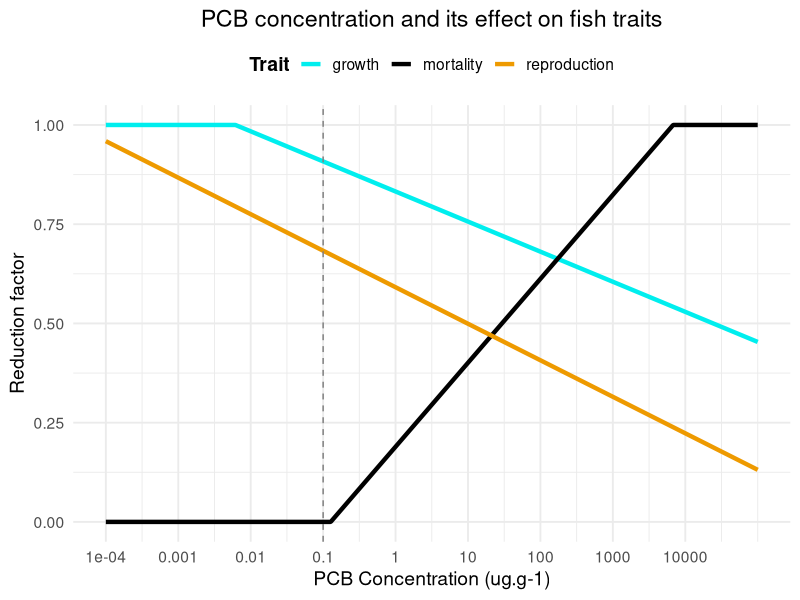
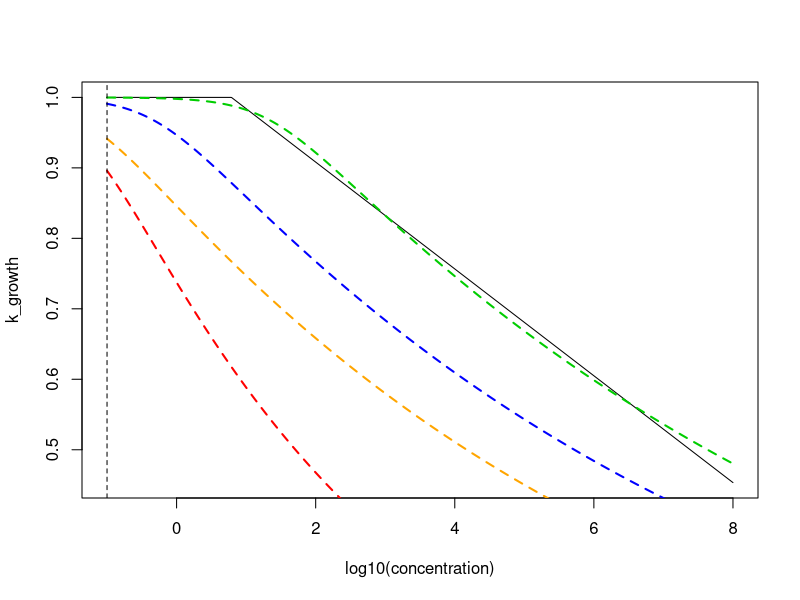
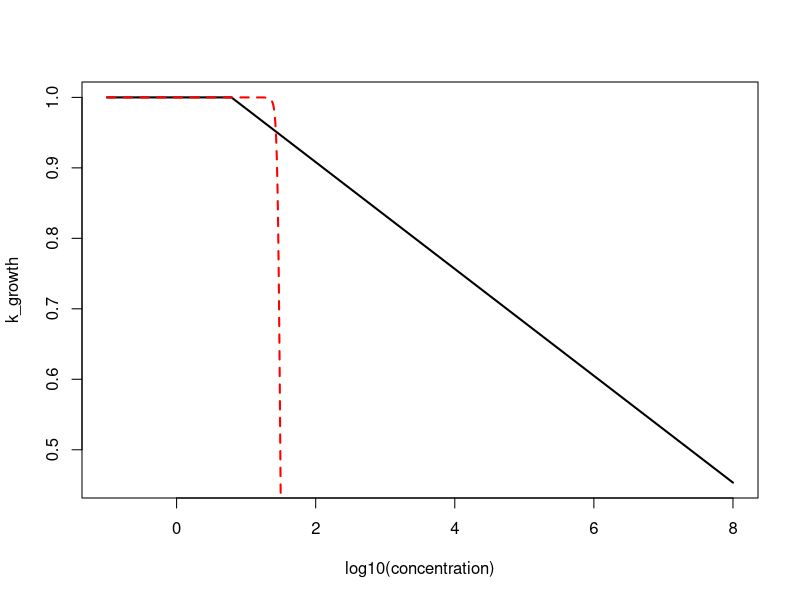
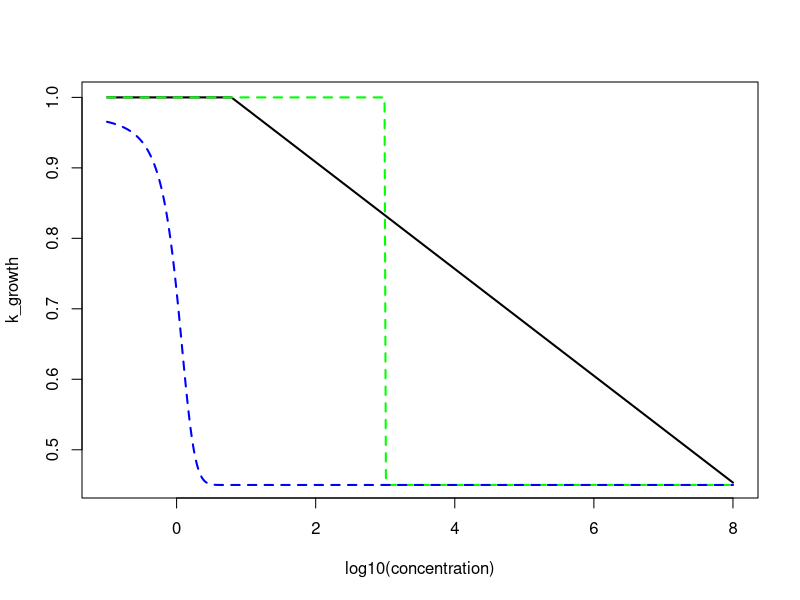
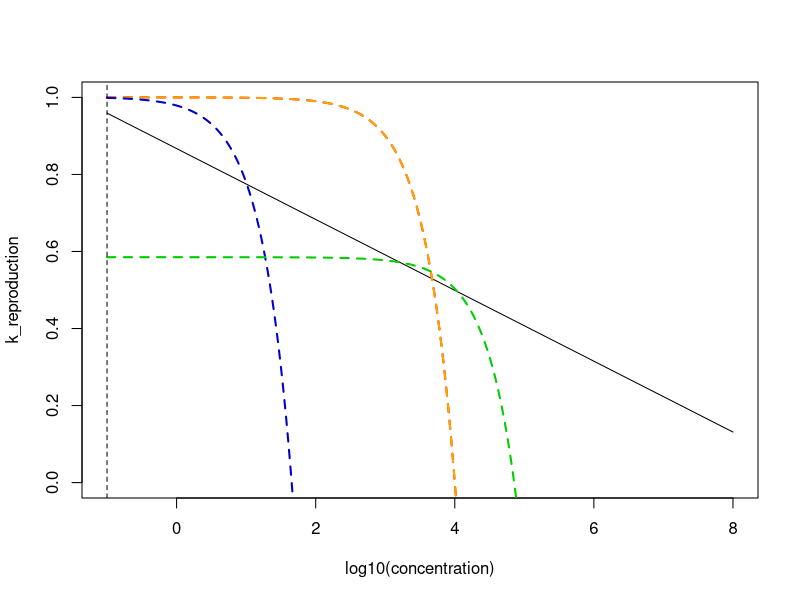
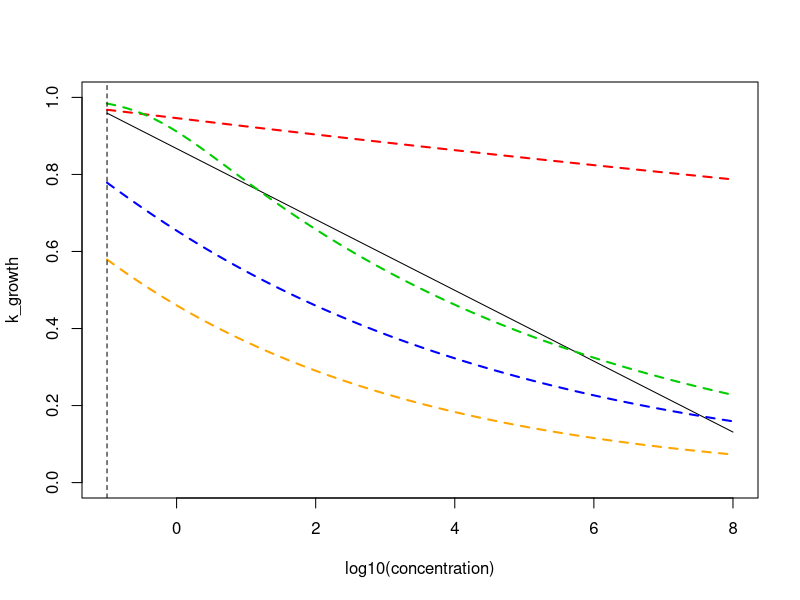
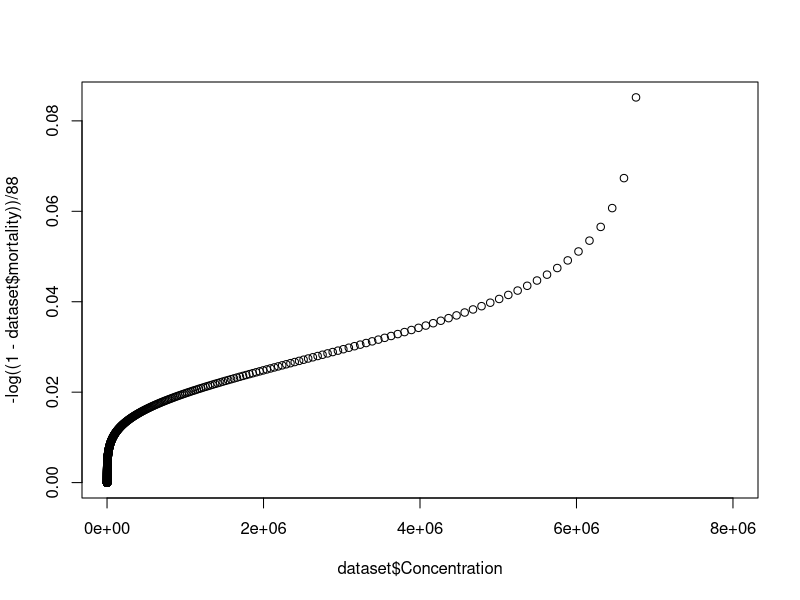
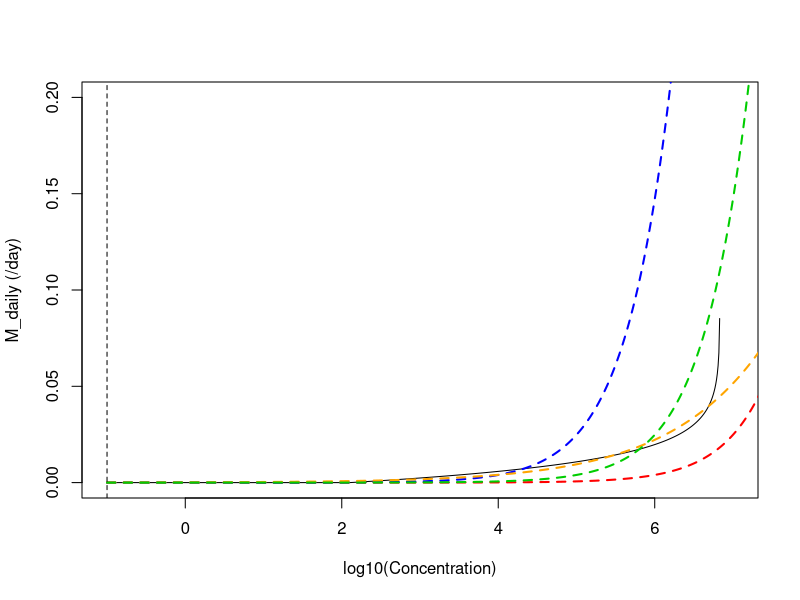

The R source for these figures, in order:
## ---- chunk 1
library(here)
library(ggplot2)
library(tidyverse)
## ---- chunk 2
M_contam_daily <- function(C_bio, LC50, beta_LC, TLC50 = 1){ #in days for parameter estimation, in seconds in Atlantis
  return(log(1+(C_bio/LC50)^beta_LC)/TLC50)
}
## ---- chunk 3
k_growth <- function(C_bio, EC50, beta_EC){
  return(1/(1+C_bio/EC50)^beta_EC)
}
## ---- chunk 4
k_growth2 <- function(C_bio, k, c_range, c_mid){
  return(1-k/(1+exp(c_range*(c_mid-C_bio))))
}
## ---- chunk 5
k_repro <- function(C_bio, w_r, c_chronic){
  return(1-(w_r*(C_bio-c_chronic)))
}
## ---- chunk 6
# Table SI 8
data_regression <- read.csv(here("Data/Meta_analysis_PCB_effects_on_fish_regression.csv"))
concentration = 10^(seq(-4,5,0.01)) #ug.g-1 (unit of the relationship in the paper)

# % reduction growth
growth = data_regression$intercept[3] + data_regression$slope[3]*log10(concentration)
growth[growth<0]<-0
growth[growth>100]<-100

# % reduction reproduction
reproduction = data_regression$intercept[5] + data_regression$slope[5]*log10(concentration)
reproduction[reproduction<0]<-0
reproduction[reproduction>100]<-100

# % population facing mortality
mortality = data_regression$intercept[1] + data_regression$slope[1]*log10(concentration)
mortality[mortality<0]<-0
mortality[mortality>100]<-100


dataset <- data.frame(growth = 1-growth/100, 
                      reproduction = 1-reproduction/100, 
                      mortality = mortality/100,  # ATTENTION: it is not a rate 
                      Concentration = concentration)


data_long <- dataset %>%
  tidyr::pivot_longer(cols = c(mortality, reproduction, growth),
                      names_to = "Trait",
                      values_to = "Value")


ggplot(data_long, aes(x = log10(Concentration), y = Value, color = Trait)) +
  geom_line(linewidth = 1.5) +
  geom_vline(xintercept = -1, linetype = "dashed", color = "gray50") +
  scale_color_manual(values = c("mortality" = "black", "growth" = "cyan2", "reproduction" = "orange2")) +
  labs(    x = "PCB Concentration (ug.g-1)",
    y = "Reduction factor",
    color = "Trait",
    title = "PCB concentration and its effect on fish traits"  ) +
   scale_x_continuous(breaks=c(-4:4), labels=c(0.0001,0.001,0.01,0.1,1,10,100,1000, 10000)) +
  
  theme_minimal(base_size = 14) +
  theme(legend.position = "top",
    legend.title = element_text(face = "bold"),
    plot.title = element_text(hjust = 0.5)  )
## ---- chunk 7

concentration <- concentration /1000 * 1000000 #(from ug to mg, from .g to m3, assuming a m3 is water) 
dataset$Concentration <- dataset$Concentration/1000 * 1000000

## ---- chunk 8

{plot(log10(concentration), 1-growth/100, ylab = "k_growth", type = "l")
lines(log10(concentration), k_growth(concentration, 0.05, 0.1), lty = 2, col = "red", lwd = 2)
lines(log10(concentration), k_growth(concentration, 0.5, 0.05), lty = 2, col = "blue", lwd = 2)
lines(log10(concentration), k_growth(concentration, 0.05, 0.055), lty = 2, col = "orange", lwd = 2)
lines(log10(concentration), k_growth(concentration, 22.16034, 0.04786), lty = 2, col = "green3", lwd = 2)

abline(v = -1, lty = 2)}

## ---- chunk 9
# Green curve
nls(dataset$growth~k_growth(dataset$Concentration, EC50, beta_EC), data = dataset, start = c(EC50 = 0.05,  beta_EC=0.05))
## ---- chunk 10

# Manual adjustement
{plot(log10(concentration), 1-growth/100, ylab = "k_growth", type = "l", lwd = 2)
lines(log10(concentration), k_growth2(concentration, k = 1,  0.7, 31 ), lty = 2, col = "red", lwd = 2)}

# Best fit
{plot(log10(concentration), 1-growth/100, ylab = "k_growth", type = "l", lwd = 2)
lines(log10(concentration), k_growth2(concentration, k =  0.55,  100000, 1000 ), lty = 2, col = "green1", lwd = 2)
lines(log10(concentration), k_growth2(concentration,k =  0.55,  3, 1 ), lty = 2, col = "blue", lwd = 2)}

## ---- chunk 11
#nls(growth~k_growth2(Concentration, k, c_range, c_mid), data = dataset, start = c(k=0.55, c_range =  5 , c_mid = 1))
## ---- chunk 12
{plot(log10(concentration), 1-reproduction/100, ylab = "k_reproduction", type = "l", ylim = c(0,1))
  # (C_bio, w_r, c_chronic)
lines(log10(concentration), k_repro(concentration, 0.0001, 1), lty = 2, col = "red", lwd = 2)
lines(log10(concentration), k_repro(concentration, 0.0001, 0.01), lty = 2, col = "orange", lwd = 2)
lines(log10(concentration), k_repro(concentration, 0.02216, 0.04786), lty = 2, col = "blue3", lwd = 2)
lines(log10(concentration), k_repro(concentration,  8.195e-06, -5.062e+04), lty = 2, col = "green3", lwd = 2)

abline(v = -1, lty = 2)}

## ---- chunk 13
nls(reproduction~k_repro(Concentration, w_r, c_chronic), data = dataset, start = c(w_r = 0.02216, c_chronic = 0.04786))
## ---- chunk 14
{plot(log10(concentration), 1-reproduction/100, ylab = "k_growth", type = "l", ylim = c(0,1))
lines(log10(concentration), k_growth(concentration, 0.004, 0.01), lty = 2, col = "red", lwd = 2)
lines(log10(concentration), k_growth(concentration, 0.004, 0.076790), lty = 2, col = "blue", lwd = 2)
lines(log10(concentration), k_growth(concentration, 0.000427, 0.1), lty = 2, col = "orange", lwd = 2)
lines(log10(concentration), k_growth(concentration, 0.42695, 0.076790), lty = 2, col = "green3", lwd = 2)

abline(v = -1, lty = 2)}
## ---- chunk 15
# Green curve
nls(dataset$reproduction~k_growth(dataset$Concentration, EC50, beta_EC), data = dataset, start = c(EC50 = 0.001,   beta_EC=0.06))
## ---- chunk 16
plot(dataset$Concentration, -log((1-dataset$mortality))/88, xlim = c(0,0.8e7))
# Check if the calculation is exact: mortality for the highest concentration should kill the entire pop in 88days
exp(-88*8.518798e-02) # only 0.005% survive --> ok 
dataset$daily_mort_rate <- -log((1-dataset$mortality))/88

## ---- chunk 17
# Green curve
dataset_contam <- dataset[dataset$daily_mort_rate!=Inf,]

#M_contam_daily <- function(C_bio, LC50, beta_LC)
{plot(log10(dataset_contam$Concentration), dataset_contam$daily_mort_rate, xlab = "log10(Concentration)", ylab = "M_daily (/day)", type = "l",xlim = c(-1,7),  ylim = c(0,0.2))
lines(log10(concentration), M_contam_daily(concentration, 1e9, 0.8), lty = 2, col = "red", lwd = 2)
lines(log10(concentration), M_contam_daily(concentration, 1e7, 0.8), lty = 2, col = "blue", lwd = 2)
lines(log10(concentration), M_contam_daily(concentration, 2.713e+10, 3.719e-01), lty = 2, col = "orange", lwd = 2)
lines(log10(concentration), M_contam_daily(concentration, 1e8, 0.8), lty = 2, col = "green3", lwd = 2)

abline(v = -1, lty = 2)}
## ---- chunk 18
nls(dataset_contam$daily_mort_rate~M_contam_daily(dataset_contam$Concentration, LC50, beta_LC), data = dataset_contam, start = c(LC50 = 1000000,    beta_LC=0.38))
## ---- chunk 19
M_data <- read.csv(here("Data/Appendix_mortality.csv"))%>%
  mutate(Concentration = Concentration/10^3*10^6)%>% #Conversion from paper unit to Atlantis unit
  mutate(Daily_effect_prop = Effect_prop/Days)%>%
  filter(Effect_prop != 1)%>%
  mutate(Z = -log(1-Effect_prop)/Days*4)

plot(log(M_data$Concentration),M_data$Daily_effect_prop)
plot(log(M_data$Concentration),M_data$Effect_prop)
plot(log(M_data$Concentration), M_data$Z)



nls(M_data$Z~M_contam_daily(M_data$Concentration, LC50, beta_LC), data = M_data, start = c(LC50 = 2.713e+7,    beta_LC=0.38))

plot(log10(M_data$Concentration), M_data$Z)
lines(log10(concentration), M_contam_daily(concentration, 5.920e+08, 2.843e-01 ), lty = 2, col = "green3", lwd = 2)


## ---- chunk 20
# Import data without species and % PCB 118 in total PCB for the species

# For now, very simple process with data visually derived from Pearce 2018, figure 4.11 (p60)
# https://summit.sfu.ca/item/19543

data_PCB118 <- data.frame(Species = c("Chinook", "Orca"),
                          Contrib_of_tot = c(0.09, 0.05))  #TODO: replace this simplified dataset by a complete 
                                                          #dataset per species



list_param <- list() 
for (i in 1:length(data_PCB118$Species)){
  dataset.sp <- dataset
  dataset.sp$concentration_PCB118 <- dataset.sp$Concentration*data_PCB118$Contrib_of_tot[i]
  # Growth
  mod.growth <- nls(dataset.sp$growth~k_growth(dataset.sp$concentration_PCB118, EC50, beta_EC), 
                    data = dataset.sp, 
                    start = c(EC50 = 0.02216*data_PCB118$Contrib_of_tot[i],   beta_EC=0.04786))


    # Repro
  mod.repro <- nls(dataset.sp$reproduction~k_growth(dataset.sp$concentration_PCB118, EC50, beta_EC),
                   data = dataset.sp, 
                   start = c(EC50 = 0.000426951*data_PCB118$Contrib_of_tot[i], beta_EC=0.07679039))
  
  
  # Mortality
  

  M_data$concentration_PCB118 <- M_data$Concentration*data_PCB118$Contrib_of_tot[i]
  mod.mortality <- nls(M_data$Z~M_contam_daily(M_data$concentration_PCB118, LC50, beta_LC), 
                         data = M_data, 
                         start = c(LC50 = 2.713e+7*data_PCB118$Contrib_of_tot[i],    beta_LC=0.38))

  

  # Save results 
  
  list_param[[data_PCB118$Species[i]]]$growth$EC50    <- coef(mod.growth)[1]
  list_param[[data_PCB118$Species[i]]]$growth$beta_EC <- coef(mod.growth)[2]
  
  list_param[[data_PCB118$Species[i]]]$repro$EC50     <- coef(mod.repro)[1]
  list_param[[data_PCB118$Species[i]]]$repro$beta_EC  <- coef(mod.repro)[2]
  
  list_param[[data_PCB118$Species[i]]]$mortality$LC50    <- coef(mod.mortality)[1]
  list_param[[data_PCB118$Species[i]]]$mortality$beta_LC <- coef(mod.mortality)[2]
}
